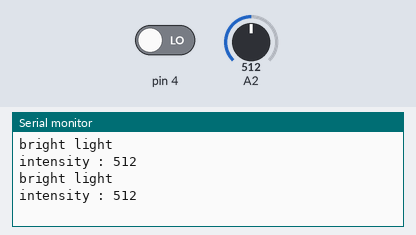
The sketch below on a simulated Arduino Uno, built with avr-gcc and run on an emulated ATmega328P. Parts: the last lines printed to the serial monitor. Inputs (shaded band) come from the test bench; at power-on: pin 4 LOW, A2 = 512.

Above: at 1.8 s.
1.9 s: pin 4 driven HIGH
4.5 s: A2 set to 716
At 5.8 s:
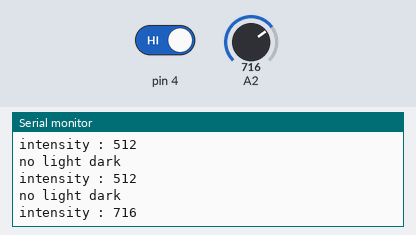
6.0 s: A2 set to 900
At 6.7 s:
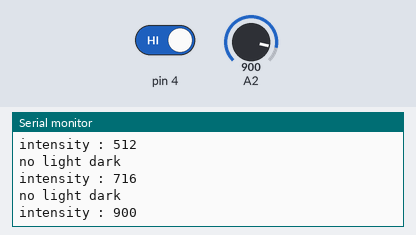
Timing chart, 0 to 9.0 s (numbered marks = the images above; inputs shaded):
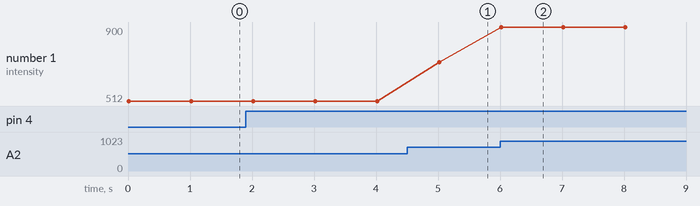

Measured:
- after the input at 4.5 s, the serial monitor: prints a new line after 0.52 s (image 1)
- after the input at 6.0 s, the serial monitor: prints a new line at once (image 2)
- plotted number 1: 512 → 716 after the input at 4.5 s, 716 → 900 after the input at 6.0 s

The sketch:

5_photoresistor.ino
```cpp
void setup() {
  Serial.begin(9600);
  pinMode(2, INPUT);
  pinMode(4, INPUT);

}
void loop() {
  int lightState=digitalRead(4 );
  int lightIntensity=analogRead(2);

  if (lightState == 1){
    Serial.println("no light dark ");
    Serial.print("intensity : ");
    Serial.println(lightIntensity);
  }else{
    Serial.println("bright light ");
    Serial.print("intensity : ");
    Serial.println(lightIntensity);
  }
  delay(1000);
}
```
